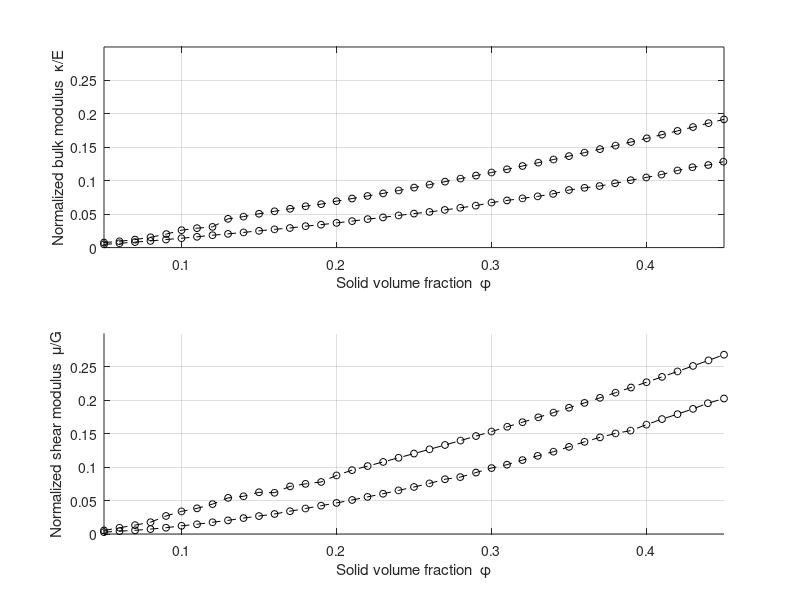

Write MATLAB code to recreate this figure.

BVTVmin=0.05;
BVTVmax=0.45;

% -------------------------------------------------------------------------
%                                    HS
% -------------------------------------------------------------------------


% -------------------------------------------------------------------------
%                             Sin restriccion
% -------------------------------------------------------------------------
% Lee base de datos 
load('BoundsKG_sr.mat');

% K
subplot(2,1,1);
plot(minK_sr(:,1),minK_sr(:,2),'k--o','MarkerSize',5); 
hold on
plot(maxK_sr(:,1),maxK_sr(:,2),'k--o','MarkerSize',5); 
xlim([BVTVmin BVTVmax]);
ylim([0 0.3]);
xlabel('Solid volume fraction  \phi') ; 
ylabel('Normalized bulk modulus  \kappa/E');
grid on;

% G
subplot(2,1,2);
hold on;
plot(minG_sr(:,1),minG_sr(:,2),'k--o','MarkerSize',5);  
hold on;
plot(maxG_sr(:,1),maxG_sr(:,2),'k--o','MarkerSize',5); 
xlim([BVTVmin BVTVmax]);
ylim([0 0.3]);
xlabel('Solid volume fraction  \phi') ; 
ylabel('Normalized shear modulus  \mu/G');
grid on ;


% -------------------------------------------------------------------------
%                             Restriccion tc
% -------------------------------------------------------------------------
% Lee base de datos 
% load('BoundsKG_tc.mat');


% -------------------------------------------------------------------------
%                            Restriccion polinomio
% -------------------------------------------------------------------------
% Lee base de datos 
% load('BoundsKG_pol.mat');

